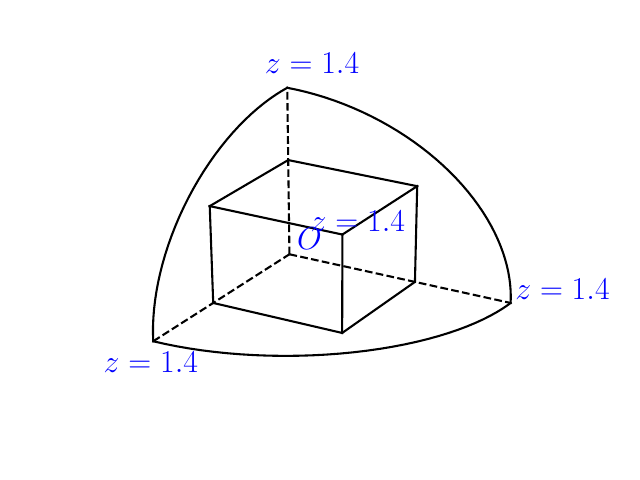

Write the Python code that produced this figure.
import matplotlib.pyplot as plt
from mpl_toolkits.mplot3d import Axes3D
import numpy as np

from matplotlib import rc
rc('font',**{'family':'sans-serif','sans-serif':['Helvetica']})
## for Palatino and other serif fonts use:
#rc('font',**{'family':'serif','serif':['Palatino']})
rc('text', usetex=True)

fig = plt.figure()
ax = fig.add_subplot(111, projection='3d')

ax = plt.axes(projection='3d')

N=2000
# Data for a three-dimensional line
zline1 = np.linspace(0, 1, N)
xline1 = np.sqrt(1-zline1*zline1)
yline1 = np.ones(N)
zline2 = np.linspace(0, 1, N)
xline2 = np.zeros(N)
yline2 = -np.sqrt(1-zline2*zline2)+1
zline3 = np.zeros(N)
xline3 = np.linspace(0, 1, N)
yline3 = 1-np.sqrt(1-xline3*xline3)

xd1 = np.zeros(N)
yd1 = np.ones(N)
zd1 = np.linspace(0, 1, N)
xd2 = np.zeros(N)
yd2 = np.linspace(0, 1, N)
zd2 = np.zeros(N)
xd3 = np.linspace(0, 1, N)
yd3 = np.ones(N)
zd3 = np.zeros(N)

s = 1/np.sqrt(3)
x11 = np.zeros(N)
y11 = np.linspace(1-s,1,N)
z11 = np.zeros(N)+s
x12 = np.zeros(N)
y12 = np.zeros(N)+1-s
z12 = np.linspace(0,s,N)

x21 = np.linspace(0,s,N)
y21 = np.ones(N)
z21 = np.zeros(N)+s
x22 = np.zeros(N)+s
y22 = np.ones(N)
z22 = np.linspace(0,s,N)

x31 = np.linspace(0,s,N)
y31 = np.ones(N)-s
z31 = np.zeros(N)
x32 = np.zeros(N)+s
y32 = np.linspace(1-s,1,N)
z32 = np.zeros(N)

x41 = np.linspace(0,s,N)
y41 = np.ones(N)-s
z41 = np.zeros(N)+s
x42 = np.zeros(N)+s
y42 = np.linspace(1-s,1,N)
z42 = np.zeros(N)+s

xx = np.zeros(N)+s
yy = np.zeros(N)+1-s
zz = np.linspace(0,s,N)

ax.plot3D(x11,y11,z11,'black')
ax.plot3D(x12,y12,z12,'black')
ax.plot3D(x21,y21,z21,'black')
ax.plot3D(x22,y22,z22,'black')
ax.plot3D(x31,y31,z31,'black')
ax.plot3D(x32,y32,z32,'black')
ax.plot3D(x41,y41,z41,'black')
ax.plot3D(x42,y42,z42,'black')
ax.plot3D(xx,yy,zz,'black')
ax.plot3D(xd1,yd1,zd1,'black',ls='--')
ax.plot3D(xd2,yd2,zd2,'black',ls='--')
ax.plot3D(xd3,yd3,zd3,'black',ls='--')
ax.plot3D(xline1, yline1, zline1,'black')
ax.plot3D(xline2, yline2, zline2,'black')
ax.plot3D(xline3, yline3, zline3,'black')

# Hide grid lines
ax.grid(False)

# Hide axes ticks
ax.set_xticks([])
ax.set_yticks([])
ax.set_zticks([])
ax.set_axis_off()
ax.text(0,-0.33, 0, r"$z=1.4$", color='blue',fontsize=23)
ax.text(1,1.04, 0, r"$z=1.4$", color='blue',fontsize=23)
ax.text(0-0.1,1, 1.06, r"$z=1.4$", color='blue',fontsize=23)
ax.text(s-0.1,1-s-0.06, s+0.02, r"$z=1.4$", color='blue',fontsize=23)
ax.text(0,1.06, 0, r"$O$", color='blue',fontsize=23)
ax.xaxis.pane.fill = False
ax.yaxis.pane.fill = False
ax.zaxis.pane.fill = False
ax.xaxis.pane.set_edgecolor('w')
ax.yaxis.pane.set_edgecolor('w')
ax.zaxis.pane.set_edgecolor('w')

ax.set_xlim(0,1)
ax.set_ylim(0,1)
ax.set_zlim(0,1)
plt.savefig('cube.pdf')
plt.show()